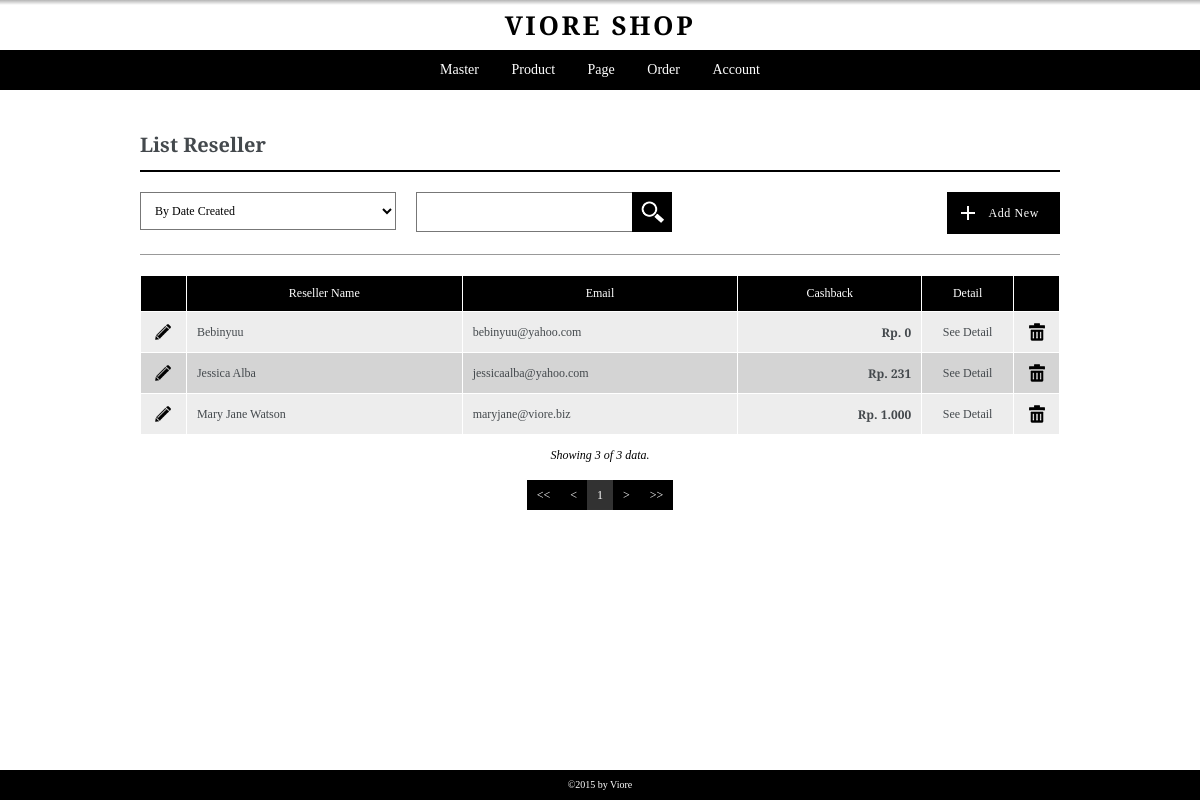
/admin/pages/listreseller.php (signed in), run on the app's committed database.
### tables this page shows
CREATE TABLE `reseller` (
  `id_reseller` int(10) NOT NULL,
  `id_customer` int(10) NOT NULL,
  `cashback` double NOT NULL,
  `join_date` datetime NOT NULL,
  `bank_acc_no` varchar(20) NOT NULL,
  `id_bank` int(5) NOT NULL,
  `acc_holder_name` varchar(256) NOT NULL,
  `last_purchase` datetime NOT NULL,
  `user_create` int(5) NOT NULL,
  `user_edit` int(5) NOT NULL,
  `date_created` datetime NOT NULL,
  `date_edited` datetime NOT NULL,
  `active` int(1) NOT NULL
);

CREATE TABLE `customer` (
  `id_customer` int(10) NOT NULL,
  `customer_name` varchar(256) NOT NULL,
  `gender` int(1) NOT NULL,
  `birthday` date NOT NULL,
  `email` varchar(256) NOT NULL,
  `phone_number` varchar(30) NOT NULL,
  `password` varchar(20) NOT NULL,
  `subscribe` int(1) NOT NULL DEFAULT '0',
  `user_create` int(5) NOT NULL,
  `user_edit` int(5) NOT NULL,
  `date_created` datetime NOT NULL,
  `date_edited` datetime NOT NULL,
  `last_online` datetime NOT NULL,
  `active` int(1) NOT NULL
);

### admin/pages/getfieldname.php (called while the page is built, shortened)
<?php
if((substr($pagecall,0,4)=="edit")||(substr($pagecall,0,4)=="list")){
	$tabel = substr($pagecall, 4);
}
else {
	$tabel = substr($pagecall, 3);
}
$pageedit = "add".$tabel;
?>

### admin/pages/listreseller.php (the view, shortened to what this page needs)
<?php
	include "header.php";
	$pagecall = "listreseller";
	include "controller.php";
	include "getfieldname.php";
?>
<div class="container">
	<div class="content list listreseller">
		<h3><?php echo ucwords("List ".$tabel); ?></h3>
		<?php
			include ("../pages/filter-box.php");
		?>
		<div class="data-table">
			<table border="1" cellpadding="0" cellspacing="0" width="100%">
				<colgroup>
					<col width="5%">
					<col width="30%">
					<col width="30%">
					<col width="20%">
					<col width="">
					<col width="5%">
				</colgroup>
				<thead>
					<tr>
						<th>&nbsp;</th>
						<th>Reseller Name</th>
						<th>Email</th>
						<th>Cashback</th>
						<th>Detail</th>
						<th>&nbsp;</th>
					</tr>
				</thead>
				<tbody>
					<?php
					$batas=20;
					if (empty($halaman))
					{
						$posisi=0;
					}
					else
					{
						$posisi=($halaman-1)*$batas;
					}
					$sql = "SELECT r.*, c.customer_name, c. email FROM reseller r, customer c ";
					$sql .= "WHERE r.id_customer = c.id_customer ";
					if(isset($_GET['discard'])){
						$sql .= "AND r.active=0 ";
					}
					else{
						$sql .= "AND r.active=1 ";
					}
					if ((isset($_POST['sortingchoice'])) AND ($_POST['sortingchoice']!="all"))
					{
						$sorting_opt = explode(":", $_POST['sortingchoice']);
						$sql .= "ORDER BY ".$sorting_opt[0]." ".$sorting_opt[1]." ";
					}
					else{
						$sql .= "ORDER BY date_created DESC ";
					}
					$sqlp = $sql."LIMIT $posisi,$batas";
					$result = mysql_query($sqlp);
					while ($row=mysql_fetch_array($result))
					{
						echo '<tr>';
						echo '	<td align="center">
									<a href="'.$pageedit.'.php?idcust='.$row['id_customer'].'&act=chg&id='.$row["id_reseller"].'" class="link-opt"><img src="../images/icon-pencil.png" alt="Edit" title="Edit"></a>
								</td>
						';
						echo '	<td align="left">'.$row['customer_name'].'</td>';
						echo '	<td align="left">'.$row['email'].'</td>';
						echo '	<td align="right"><b>Rp. '.number_format($row['cashback'],0,',','.').'</b></td>';
						echo '	<td align="center"><a href=detailreseller.php?id='.$row['id_reseller'].'>See Detail</a></td>';
						if(isset($_GET['discard'])){
							echo '	<td align="center">
									<a href="activate.php?id='.$row["id_reseller"].'&pageorigin='.$pagecall.'" class="link-opt"><img src="../images/greenbutton.png" alt="Activate" title="Activate"></a>
								</td>
							';
						}
						else{
							echo '	<td align="center">
									<a href="deactive.php?id='.$row["id_reseller"].'&pageorigin='.$pagecall.'" class="link-opt"><img src="../images/icon-trash.png" alt="Delete" title="Delete"></a>
								</td>
							';
						}
						echo '</tr>';
					}
					?>
				</tbody>
			</table>
		</div>
		<div class="data-show">
			<?php
				$jumlah = mysql_num_rows($result);
				$showing = $batas;
				if ($jumlah<$batas){$showing=$jumlah;}
				echo '<p>Showing '.$showing.' of '.$jumlah.' data.</p>';
			?>
		</div>
		<?php
		include ("../modules/paging.php");
		?>
	</div>
</div>
<?php
	include "footer.php";
?>

### admin/css/baseline.css (style rules this page uses)
body { font-family: 'Arvo', serif; font-size: 10px; line-height: 20px; color: #44494d; }
h1, h2, h3, h4, h5, h6 { font-weight: bold; }
h3 { font-size: 20px; line-height: 30px; }
a { text-decoration: none; }
a, a:visited { line-height: 20px; font-size: 12px; }
p { font-size: 14px; line-height: 20px; }
table { border: 1px solid #ffffff; font-size: 12px; }
table tr th, table tr td { padding: 10px; }
table tr th { text-align: center; background: #000; color: #fff; }
table tr td { background: #d4d4d4; }
table tr:nth-child(2n+1) td { background: #ededed; }

### admin/css/layout.css (style rules this page uses)
*, *:before, *:after { -moz-box-sizing: border-box; -webkit-box-sizing: border-box; box-sizing: border-box; }
body { background: #FFFFFF; }
.container { padding: 20px; max-width: 960px; margin: auto; }

### admin/css/main.css (style rules this page uses)
.list { margin: 20px 0 50px; }
.list h3, .detail h3 { margin-bottom: 20px; padding-bottom: 10px; border-bottom: 2px solid #000; }
.data-table { margin-bottom: 10px; }
.data-table tr td a, .data-table tr td a:visited { color: #44494d; }
.data-show { margin-bottom: 15px; text-align: center; }
.data-show p { font-size: 12px; line-height: 20px; color: #000000; font-style: italic; }
a.link-opt { display: inline-block; }

### data on the page
reseller: id_customer.customer_name "Bebinyuu", id_customer.email "bebinyuu@yahoo.com", cashback "0"
reseller: id_customer.customer_name "Jessica Alba", id_customer.email "jessicaalba@yahoo.com", cashback "231"
reseller: id_customer.customer_name "Mary Jane Watson", id_customer.email "maryjane@viore.biz", cashback "1.000"

### other printed values
$showing "3"
$jumlah "3"
$halaman "1"
